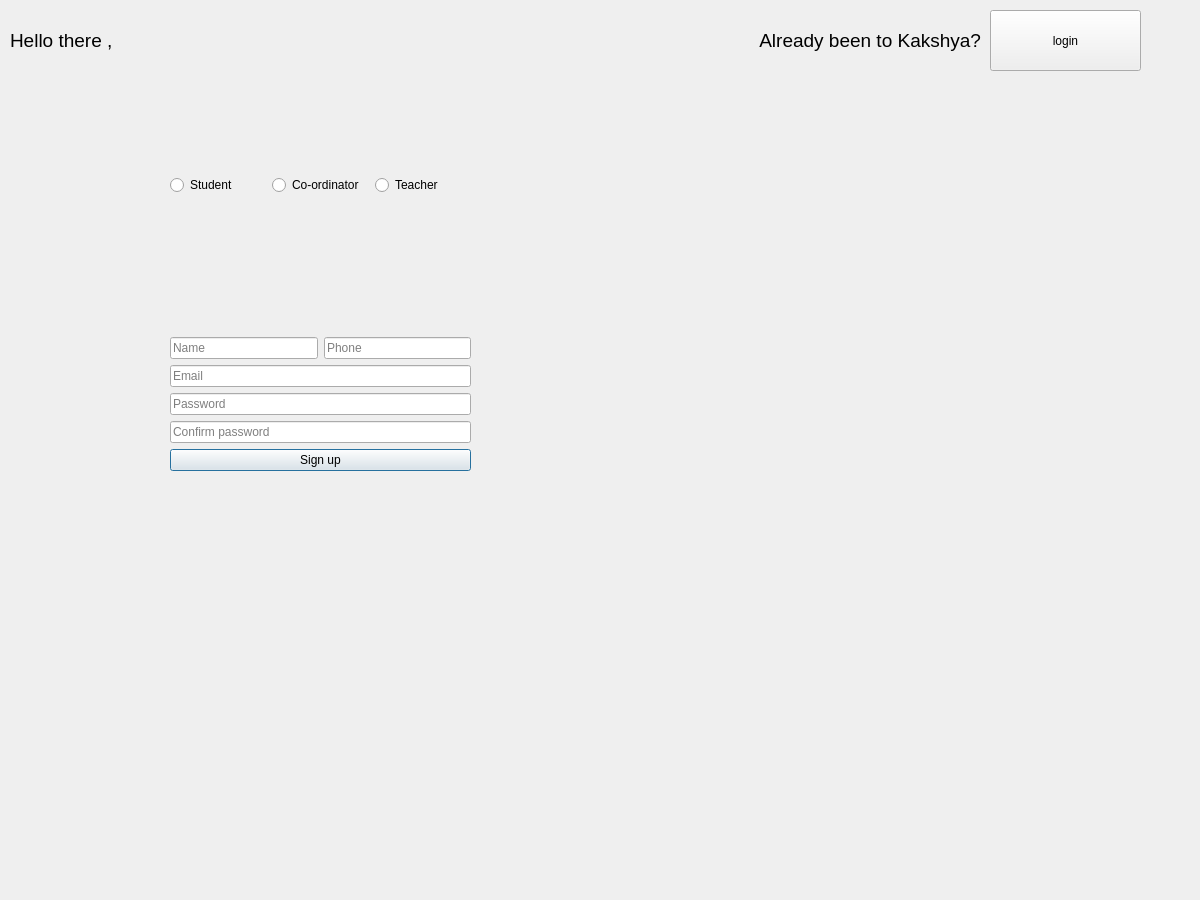
<?xml version="1.0" encoding="UTF-8"?>
<ui version="4.0">
 <class>SignupDialog</class>
 <widget class="QDialog" name="SignupDialog">
  <property name="geometry">
   <rect>
    <x>0</x>
    <y>0</y>
    <width>1200</width>
    <height>900</height>
   </rect>
  </property>
  <property name="windowTitle">
   <string>Signup Page</string>
  </property>
  <widget class="QWidget" name="layoutWidget">
   <property name="geometry">
    <rect>
     <x>170</x>
     <y>160</y>
     <width>301</width>
     <height>51</height>
    </rect>
   </property>
   <layout class="QHBoxLayout" name="horizontalLayout_2">
    <item>
     <widget class="QRadioButton" name="radioButtonCR">
      <property name="text">
       <string>Student</string>
      </property>
      <attribute name="buttonGroup">
       <string notr="true">buttonGroup</string>
      </attribute>
     </widget>
    </item>
    <item>
     <widget class="QRadioButton" name="radioButtonCoordinator">
      <property name="text">
       <string>Co-ordinator</string>
      </property>
      <attribute name="buttonGroup">
       <string notr="true">buttonGroup</string>
      </attribute>
     </widget>
    </item>
    <item>
     <widget class="QRadioButton" name="radioButtonTeacher">
      <property name="text">
       <string>Teacher</string>
      </property>
      <attribute name="buttonGroup">
       <string notr="true">buttonGroup</string>
      </attribute>
     </widget>
    </item>
   </layout>
  </widget>
  <widget class="QWidget" name="layoutWidget">
   <property name="geometry">
    <rect>
     <x>170</x>
     <y>200</y>
     <width>301</width>
     <height>271</height>
    </rect>
   </property>
   <layout class="QVBoxLayout" name="verticalLayout_2">
    <item>
     <widget class="QLabel" name="labelMessage">
      <property name="text">
       <string/>
      </property>
     </widget>
    </item>
    <item>
     <layout class="QHBoxLayout" name="horizontalLayout">
      <item>
       <widget class="QLineEdit" name="lineEditName">
        <property name="text">
         <string/>
        </property>
        <property name="placeholderText">
         <string>Name</string>
        </property>
       </widget>
      </item>
      <item>
       <widget class="QLineEdit" name="lineEditPhone">
        <property name="placeholderText">
         <string>Phone</string>
        </property>
       </widget>
      </item>
     </layout>
    </item>
    <item>
     <layout class="QVBoxLayout" name="verticalLayout">
      <item>
       <widget class="QLineEdit" name="lineEditEmail">
        <property name="text">
         <string/>
        </property>
        <property name="placeholderText">
         <string>Email</string>
        </property>
       </widget>
      </item>
      <item>
       <widget class="QLineEdit" name="lineEditPassword">
        <property name="text">
         <string/>
        </property>
        <property name="echoMode">
         <enum>QLineEdit::EchoMode::Password</enum>
        </property>
        <property name="placeholderText">
         <string>Password</string>
        </property>
       </widget>
      </item>
      <item>
       <widget class="QLineEdit" name="lineEditConfirmpassword">
        <property name="echoMode">
         <enum>QLineEdit::EchoMode::Password</enum>
        </property>
        <property name="placeholderText">
         <string>Confirm password</string>
        </property>
       </widget>
      </item>
      <item>
       <widget class="QPushButton" name="pushButtonSignUp">
        <property name="text">
         <string>Sign up</string>
        </property>
       </widget>
      </item>
     </layout>
    </item>
   </layout>
  </widget>
  <widget class="QLabel" name="label">
   <property name="geometry">
    <rect>
     <x>512</x>
     <y>169</y>
     <width>291</width>
     <height>301</height>
    </rect>
   </property>
   <property name="text">
    <string/>
   </property>
  </widget>
  <widget class="QPushButton" name="pushButton">
   <property name="geometry">
    <rect>
     <x>990</x>
     <y>10</y>
     <width>151</width>
     <height>61</height>
    </rect>
   </property>
   <property name="styleSheet">
    <string notr="true"/>
   </property>
   <property name="text">
    <string>login</string>
   </property>
  </widget>
  <widget class="QLabel" name="label_2">
   <property name="geometry">
    <rect>
     <x>10</x>
     <y>0</y>
     <width>181</width>
     <height>81</height>
    </rect>
   </property>
   <property name="whatsThis">
    <string>&lt;html&gt;&lt;head/&gt;&lt;body&gt;&lt;p&gt;&lt;br/&gt;&lt;/p&gt;&lt;/body&gt;&lt;/html&gt;</string>
   </property>
   <property name="styleSheet">
    <string notr="true">font: 700 9pt &quot;Arial&quot;;
color: rgb(0, 0, 0);</string>
   </property>
   <property name="text">
    <string>&lt;html&gt;&lt;head/&gt;&lt;body&gt;&lt;p&gt;&lt;span style=&quot; font-size:14pt;&quot;&gt;Hello there ,&lt;/span&gt;&lt;/p&gt;&lt;/body&gt;&lt;/html&gt;</string>
   </property>
  </widget>
  <widget class="QLabel" name="label_3">
   <property name="geometry">
    <rect>
     <x>660</x>
     <y>0</y>
     <width>321</width>
     <height>81</height>
    </rect>
   </property>
   <property name="whatsThis">
    <string>&lt;html&gt;&lt;head/&gt;&lt;body&gt;&lt;p&gt;&lt;br/&gt;&lt;/p&gt;&lt;/body&gt;&lt;/html&gt;</string>
   </property>
   <property name="styleSheet">
    <string notr="true">font: 700 9pt &quot;Arial&quot;;
color: rgb(0, 0, 0);</string>
   </property>
   <property name="text">
    <string>&lt;html&gt;&lt;head/&gt;&lt;body&gt;&lt;p align=&quot;right&quot;&gt;&lt;span style=&quot; font-size:14pt;&quot;&gt;Already been to Kakshya?&lt;/span&gt;&lt;/p&gt;&lt;/body&gt;&lt;/html&gt;</string>
   </property>
  </widget>
 </widget>
 <resources/>
 <connections/>
 <buttongroups>
  <buttongroup name="buttonGroup"/>
 </buttongroups>
</ui>
